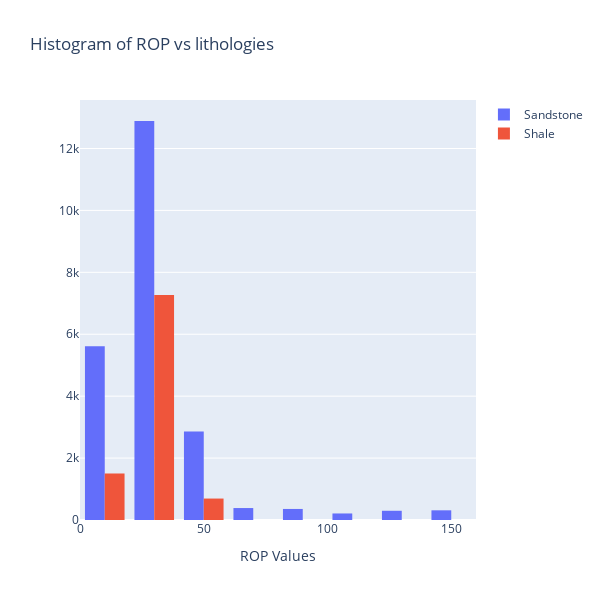

The cell this chart's notebook holds for it:
### Markdown cell above
### Create histogram of ROP values based on categorical data of lithology column using plotly library in one figure (Use different bin size between 20-50)

Trick: Use for loop

### Code cell
import plotly.graph_objects as go
fig = go.Figure(layout=go.Layout(title=go.layout.Title(text="Histogram of ROP vs lithologies"),
                xaxis=dict(title="ROP Values"),
                width = 600,
                height = 600))

for lithology_value in log_data['lithology'].unique():
    
    fig.add_trace(go.Histogram(x=log_data['ROP'][log_data['lithology'] == lithology_value],name = lithology_value, xbins=dict(size=20))) 

fig.show()

### Figure 1 — Plotly figure (JSON) as saved in the notebook; plotly's stock layout.template omitted (floating-point values rounded to 4 significant figures; data arrays with more than 128 entries replaced by an {"elided": "..."} marker saying what was removed)
{"data": [{"name": "Sandstone", "type": "histogram", "x": {"elided": "23731 float values"}, "xbins": {"size": 20}}, {"name": "Shale", "type": "histogram", "x": {"elided": "9460 float values"}, "xbins": {"size": 20}}], "layout": {"height": 600, "title": {"text": "Histogram of ROP vs lithologies"}, "width": 600, "xaxis": {"title": {"text": "ROP Values"}}}}
